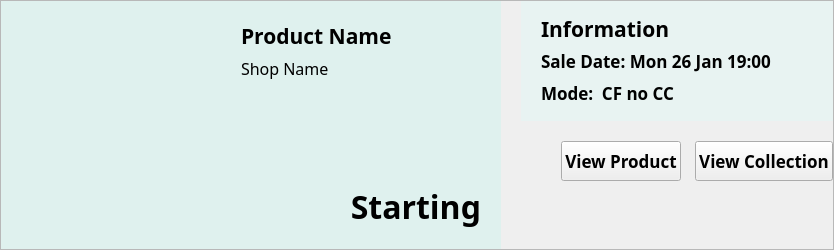
       <widget class="QFrame" name="wishlist_box_3">
        <property name="sizePolicy">
         <sizepolicy hsizetype="Preferred" vsizetype="Preferred">
          <horstretch>0</horstretch>
          <verstretch>0</verstretch>
         </sizepolicy>
        </property>
        <property name="minimumSize">
         <size>
          <width>0</width>
          <height>250</height>
         </size>
        </property>
        <property name="maximumSize">
         <size>
          <width>16777215</width>
          <height>250</height>
         </size>
        </property>
        <property name="autoFillBackground">
         <bool>false</bool>
        </property>
        <property name="frameShape">
         <enum>QFrame::StyledPanel</enum>
        </property>
        <property name="frameShadow">
         <enum>QFrame::Raised</enum>
        </property>
        <layout class="QHBoxLayout" name="horizontalLayout_12">
         <property name="spacing">
          <number>0</number>
         </property>
         <property name="leftMargin">
          <number>0</number>
         </property>
         <property name="topMargin">
          <number>0</number>
         </property>
         <property name="rightMargin">
          <number>0</number>
         </property>
         <property name="bottomMargin">
          <number>0</number>
         </property>
         <item>
          <layout class="QHBoxLayout" name="horizontalLayout_13">
           <property name="spacing">
            <number>20</number>
           </property>
           <item>
            <widget class="QFrame" name="product_frame_3">
             <property name="minimumSize">
              <size>
               <width>500</width>
               <height>0</height>
              </size>
             </property>
             <property name="maximumSize">
              <size>
               <width>500</width>
               <height>16777215</height>
              </size>
             </property>
             <property name="styleSheet">
              <string notr="true">QFrame {
    background-color:#DFF1EE;
	border: none;
}</string>
             </property>
             <property name="frameShape">
              <enum>QFrame::StyledPanel</enum>
             </property>
             <property name="frameShadow">
              <enum>QFrame::Raised</enum>
             </property>
             <layout class="QHBoxLayout" name="horizontalLayout_14">
              <property name="spacing">
               <number>20</number>
              </property>
              <property name="leftMargin">
               <number>20</number>
              </property>
              <property name="topMargin">
               <number>20</number>
              </property>
              <property name="rightMargin">
               <number>20</number>
              </property>
              <property name="bottomMargin">
               <number>20</number>
              </property>
              <item>
               <widget class="QLabel" name="product_image_label_3">
                <property name="maximumSize">
                 <size>
                  <width>200</width>
                  <height>200</height>
                 </size>
                </property>
                <property name="styleSheet">
                 <string notr="true"/>
                </property>
                <property name="text">
                 <string/>
                </property>
                <property name="pixmap">
                 <pixmap resource="../../../public/images/post_images/post_images.qrc">:/post_images/IMG_7102.jpg</pixmap>
                </property>
                <property name="scaledContents">
                 <bool>true</bool>
                </property>
               </widget>
              </item>
              <item>
               <widget class="QFrame" name="frame_8">
                <property name="frameShape">
                 <enum>QFrame::StyledPanel</enum>
                </property>
                <property name="frameShadow">
                 <enum>QFrame::Raised</enum>
                </property>
                <layout class="QVBoxLayout" name="verticalLayout_7">
                 <property name="leftMargin">
                  <number>0</number>
                 </property>
                 <property name="topMargin">
                  <number>0</number>
                 </property>
                 <property name="rightMargin">
                  <number>0</number>
                 </property>
                 <property name="bottomMargin">
                  <number>0</number>
                 </property>
                 <item>
                  <widget class="QLabel" name="product_name_label_3">
                   <property name="font">
                    <font>
                     <family>Manrope</family>
                     <pointsize>16</pointsize>
                     <bold>true</bold>
                    </font>
                   </property>
                   <property name="text">
                    <string>Product Name</string>
                   </property>
                  </widget>
                 </item>
                 <item>
                  <widget class="QLabel" name="shop_name_label_3">
                   <property name="font">
                    <font>
                     <family>Manrope</family>
                     <pointsize>12</pointsize>
                    </font>
                   </property>
                   <property name="text">
                    <string>Shop Name</string>
                   </property>
                  </widget>
                 </item>
                 <item>
                  <spacer name="verticalSpacer_6">
                   <property name="orientation">
                    <enum>Qt::Vertical</enum>
                   </property>
                   <property name="sizeHint" stdset="0">
                    <size>
                     <width>20</width>
                     <height>92</height>
                    </size>
                   </property>
                  </spacer>
                 </item>
                 <item>
                  <widget class="QLabel" name="wish_status_label_3">
                   <property name="font">
                    <font>
                     <family>Manrope</family>
                     <pointsize>24</pointsize>
                     <bold>true</bold>
                    </font>
                   </property>
                   <property name="text">
                    <string>Starting</string>
                   </property>
                   <property name="alignment">
                    <set>Qt::AlignRight|Qt::AlignTrailing|Qt::AlignVCenter</set>
                   </property>
                  </widget>
                 </item>
                </layout>
               </widget>
              </item>
             </layout>
            </widget>
           </item>
           <item>
            <layout class="QVBoxLayout" name="verticalLayout_8">
             <property name="spacing">
              <number>20</number>
             </property>
             <item>
              <widget class="QFrame" name="info_frame_3">
               <property name="minimumSize">
                <size>
                 <width>0</width>
                 <height>120</height>
                </size>
               </property>
               <property name="maximumSize">
                <size>
                 <width>16777215</width>
                 <height>120</height>
                </size>
               </property>
               <property name="styleSheet">
                <string notr="true">QFrame {
    background-color:#E8F3F2;
	border: none;
}</string>
               </property>
               <property name="frameShape">
                <enum>QFrame::StyledPanel</enum>
               </property>
               <property name="frameShadow">
                <enum>QFrame::Raised</enum>
               </property>
               <layout class="QVBoxLayout" name="verticalLayout_9">
                <property name="spacing">
                 <number>0</number>
                </property>
                <property name="leftMargin">
                 <number>20</number>
                </property>
                <property name="topMargin">
                 <number>12</number>
                </property>
                <property name="rightMargin">
                 <number>20</number>
                </property>
                <property name="bottomMargin">
                 <number>12</number>
                </property>
                <item>
                 <widget class="QLabel" name="information_label_3">
                  <property name="font">
                   <font>
                    <family>Manrope</family>
                    <pointsize>16</pointsize>
                    <bold>true</bold>
                   </font>
                  </property>
                  <property name="text">
                   <string>Information</string>
                  </property>
                 </widget>
                </item>
                <item>
                 <widget class="QLabel" name="sale_date_label_3">
                  <property name="font">
                   <font>
                    <family>Manrope</family>
                    <pointsize>13</pointsize>
                    <bold>true</bold>
                   </font>
                  </property>
                  <property name="text">
                   <string>Sale Date: Mon 26 Jan 19:00</string>
                  </property>
                 </widget>
                </item>
                <item>
                 <widget class="QLabel" name="mode_label_3">
                  <property name="font">
                   <font>
                    <family>Manrope</family>
                    <pointsize>13</pointsize>
                    <bold>true</bold>
                   </font>
                  </property>
                  <property name="text">
                   <string>Mode:  CF no CC</string>
                  </property>
                 </widget>
                </item>
               </layout>
              </widget>
             </item>
             <item>
              <layout class="QHBoxLayout" name="horizontalLayout_15">
               <property name="spacing">
                <number>14</number>
               </property>
               <item>
                <spacer name="horizontalSpacer_3">
                 <property name="orientation">
                  <enum>Qt::Horizontal</enum>
                 </property>
                 <property name="sizeHint" stdset="0">
                  <size>
                   <width>40</width>
                   <height>20</height>
                  </size>
                 </property>
                </spacer>
               </item>
               <item>
                <widget class="QPushButton" name="view_product_button_3">
                 <property name="sizePolicy">
                  <sizepolicy hsizetype="MinimumExpanding" vsizetype="Minimum">
                   <horstretch>0</horstretch>
                   <verstretch>0</verstretch>
                  </sizepolicy>
                 </property>
                 <property name="minimumSize">
                  <size>
                   <width>0</width>
                   <height>40</height>
                  </size>
                 </property>
                 <property name="font">
                  <font>
                   <family>Manrope</family>
                   <pointsize>13</pointsize>
                   <bold>true</bold>
                  </font>
                 </property>
                 <property name="text">
                  <string>View Product</string>
                 </property>
                </widget>
               </item>
               <item>
                <widget class="QPushButton" name="view_col_button_3">
                 <property name="sizePolicy">
                  <sizepolicy hsizetype="MinimumExpanding" vsizetype="Minimum">
                   <horstretch>0</horstretch>
                   <verstretch>0</verstretch>
                  </sizepolicy>
                 </property>
                 <property name="minimumSize">
                  <size>
                   <width>0</width>
                   <height>40</height>
                  </size>
                 </property>
                 <property name="font">
                  <font>
                   <family>Manrope</family>
                   <pointsize>13</pointsize>
                   <bold>true</bold>
                  </font>
                 </property>
                 <property name="text">
                  <string>View Collection</string>
                 </property>
                </widget>
               </item>
              </layout>
             </item>
             <item>
              <spacer name="verticalSpacer_7">
               <property name="orientation">
                <enum>Qt::Vertical</enum>
               </property>
               <property name="sizeHint" stdset="0">
                <size>
                 <width>20</width>
                 <height>40</height>
                </size>
               </property>
              </spacer>
             </item>
            </layout>
           </item>
          </layout>
         </item>
        </layout>
       </widget>
